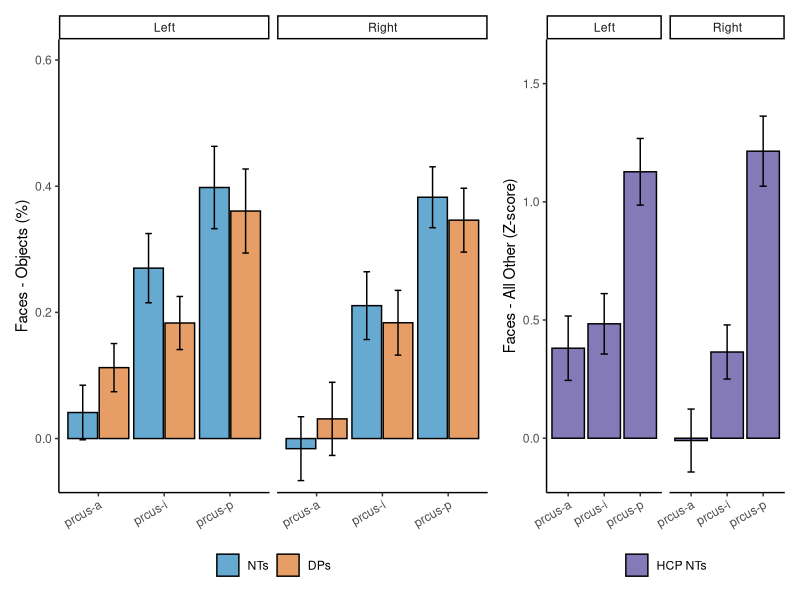
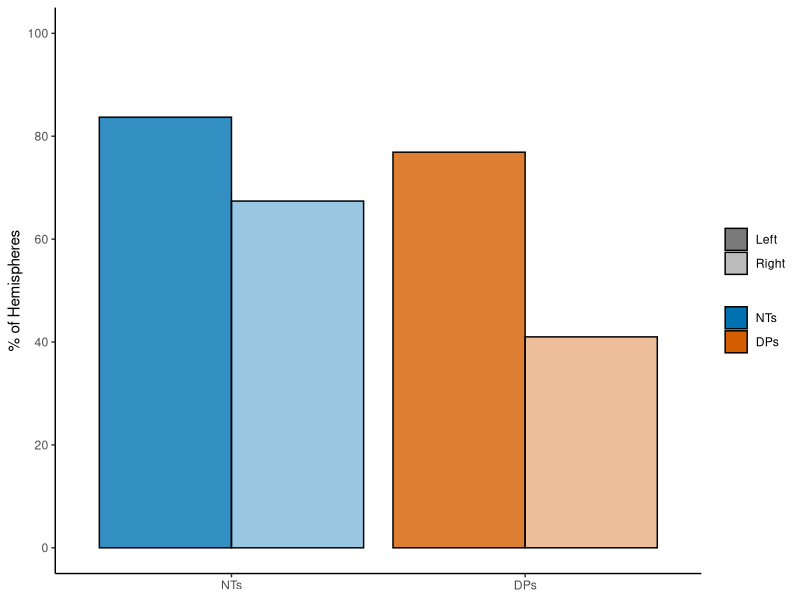
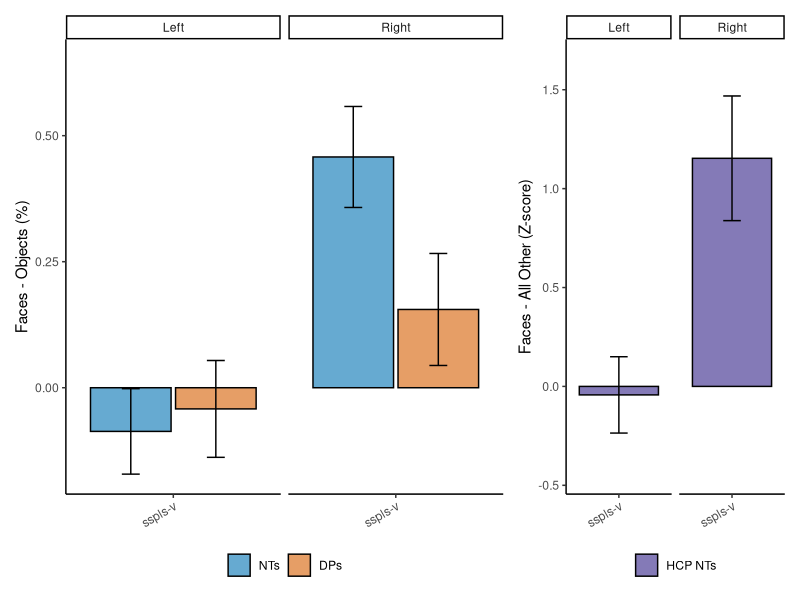

Generate these figures, in order, with R:
###############################################################################
# PMC_DP_analysis_vF.R
#
# Face selectivity and sulcal incidence of posteromedial cortex (PMC) sulci in
# neurotypical (NT) participants and participants with developmental
# prosopagnosia (DP), with a replication of the face-selectivity analyses in
# 71 Human Connectome Project (HCP) participants.
#
# Reproduces
#   Results, "The ventral sub-splenial sulcus (sspls-v) shows reduced incidence
#     and face selectivity in developmental prosopagnosia" (all statistics)
#   Results, "A sulcal-functional gradient of face selectivity along the
#     anterior-posterior axis of PMC" (all statistics)
#   Supplemental Material, "Face selectivity of all sulci in PMC"
#   Figure 2B (sspls-v incidence) and Figure 2C (sspls-v face selectivity)
#   Figure 3B (precuneal face selectivity, Dataset 1 and HCP)
#   Table 1 (incidence of the 12 PMC sulci)
#
# Statistical procedures (as stated in the Methods)
#   Omnibus: mixed-model ANOVA (rstatix::anova_test) on mean face selectivity
#     with sulcus, hemisphere and group (Dataset 1) or sulcus and hemisphere
#     (HCP), with hemisphere as the repeated measure.
#   Post hoc tests: linear mixed-effects model fit to every available
#     observation (lmerTest::lmer, random intercepts for participant and
#     hemisphere within participant), contrasts via emmeans.
#     - one-sample tests against zero, Bonferroni-adjusted in two families:
#         x2  : across the two hemispheres within group (used for the sspls-v)
#         x12 : across the 12 sulci within each hemisphere and group (used for
#               the tests of all PMC sulci in the Supplemental Material and for the
#               prcus-i / prcus-p statement in the Results)
#     - pairwise between-sulcus contrasts within hemisphere and group, Tukey
#     - NT vs DP and right vs left contrasts within each sulcus
#   Incidence: chi-squared tests with Yates' continuity correction.
#
# Inputs (data/)
#   face_selectivity.csv   mean face selectivity per participant, hemisphere
#                          and sulcus (Dataset 1: % signal change, faces -
#                          objects; HCP: z, faces - all other categories)
#   sulcus_presence.csv    presence (1) / absence (0) of each of the 12 PMC
#                          sulci in each hemisphere of the 82 participants of
#                          Datasets 1 and 2
#
# Outputs (outputs/selectivity_incidence/)
#   dataset1_omnibus_anova.txt, hcp_omnibus_anova.txt
#   dataset1_selectivity_vs_zero_bonferroni_x2_hemispheres.csv
#   dataset1_selectivity_vs_zero_bonferroni_x12_sulci.csv
#   hcp_selectivity_vs_zero_bonferroni_x2_hemispheres.csv
#   hcp_selectivity_vs_zero_bonferroni_x12_sulci.csv
#   dataset1_between_sulci_tukey.csv, hcp_between_sulci_tukey.csv
#   dataset1_NT_vs_DP.csv
#   dataset1_right_vs_left.csv, hcp_right_vs_left.csv
#   incidence_counts_table1.csv
#   incidence_chisq.csv       (sspls-v: reported in the Results; icgs-p,
#                              sspls-d, prculs-v: exploratory, not reported)
#   figures/fig2B_ssplsv_incidence.pdf, fig2C_ssplsv_selectivity.pdf,
#   figures/fig3B_precuneal_selectivity.pdf
#
# Run from the repository root:  Rscript PMC_DP_analysis_vF.R
#
# Note: the sulcus called "spls" in the manuscript is labelled "sbps" in the
# data files (its alternative name, the subparietal sulcus).
###############################################################################

suppressPackageStartupMessages({
  library(tidyverse)   # dplyr, tidyr, ggplot2, readr
  library(rstatix)     # anova_test
  library(lmerTest)    # lmer with Satterthwaite degrees of freedom
  library(emmeans)
  library(patchwork)
})
emm_options(msg.interaction = FALSE)

out_dir <- file.path("outputs", "selectivity_incidence")
fig_dir <- file.path(out_dir, "figures")
dir.create(fig_dir, showWarnings = FALSE, recursive = TRUE)

# The 12 PMC sulci, in the order used for model factors and tables.
pmc_sulci <- c("mcgs", "sbps", "icgs-p", "ifrms", "sspls-d", "sspls-v",
               "prcus-a", "prcus-i", "prcus-p", "prculs-v", "prculs-d", "pos")
variable_sulci <- c("sspls-v", "icgs-p", "sspls-d", "prculs-v")

face <- read.csv("data/face_selectivity.csv") %>%
  filter(sulcus %in% pmc_sulci) %>%
  mutate(label = factor(sulcus, levels = pmc_sulci))
presence <- read.csv("data/sulcus_presence.csv", stringsAsFactors = FALSE)

emm_df <- function(x, ...) as.data.frame(summary(x, ...))

# One-sample tests against zero in both Bonferroni families.
#   by_hemi_group: emmeans grouping for the x2 family (hemispheres within group)
vs_zero_x2 <- function(mod, by) {
  bind_rows(lapply(pmc_sulci, function(lab)
    emm_df(emmeans(mod, by, at = list(label = lab)),
           infer = c(FALSE, TRUE), null = 0, adjust = "bonferroni") %>%
      mutate(label = lab))) %>%
    mutate(adjustment = "Bonferroni x2 (hemispheres within group)")
}
vs_zero_x12 <- function(mod, spec) {
  emm_df(emmeans(mod, spec), infer = c(FALSE, TRUE), null = 0,
         adjust = "bonferroni") %>%
    mutate(adjustment = "Bonferroni x12 (sulci within hemisphere and group)")
}


#### 1. Face selectivity, Dataset 1 (NT n = 25, DP n = 22) ####################
# Participant factor levels are set explicitly (Dataset 1: file order; HCP: ascending subject ID): the
# mixed-model optimizer is sensitive to factor-level order in the last reported digits.
d1 <- face %>% filter(group %in% c("Controls", "DPs")) %>%
  mutate(sub = factor(sub, levels = unique(sub)))

d1_anova <- d1 %>%
  anova_test(mean_face_activation ~ group * hemi * label + Error(sub / hemi))
capture.output(print(d1_anova), file = file.path(out_dir, "dataset1_omnibus_anova.txt"))
print(d1_anova)

d1_mod <- lmer(mean_face_activation ~ label * group * hemi + (1 | sub / hemi), data = d1)

write.csv(vs_zero_x2(d1_mod, ~ hemi | group),
          file.path(out_dir, "dataset1_selectivity_vs_zero_bonferroni_x2_hemispheres.csv"),
          row.names = FALSE)
write.csv(vs_zero_x12(d1_mod, ~ label | hemi | group),
          file.path(out_dir, "dataset1_selectivity_vs_zero_bonferroni_x12_sulci.csv"),
          row.names = FALSE)
write.csv(emm_df(contrast(emmeans(d1_mod, ~ label | hemi | group),
                          method = "pairwise", adjust = "tukey")),
          file.path(out_dir, "dataset1_between_sulci_tukey.csv"), row.names = FALSE)
d1_group <- emm_df(contrast(emmeans(d1_mod, ~ group | hemi | label), method = "pairwise"))
write.csv(d1_group, file.path(out_dir, "dataset1_NT_vs_DP.csv"), row.names = FALSE)
write.csv(emm_df(contrast(emmeans(d1_mod, ~ hemi | group | label), method = "pairwise")),
          file.path(out_dir, "dataset1_right_vs_left.csv"), row.names = FALSE)
print(d1_group %>% filter(label == "sspls-v"))


#### 2. Face selectivity, HCP replication (n = 71) ###########################
hcp <- face %>% filter(group == "HCP_Controls") %>%
  mutate(sub = factor(sub, levels = sort(unique(as.numeric(sub)))))

hcp_anova <- hcp %>%
  anova_test(mean_face_activation ~ hemi * label + Error(sub / hemi))
capture.output(print(hcp_anova), file = file.path(out_dir, "hcp_omnibus_anova.txt"))
print(hcp_anova)

hcp_mod <- lmer(mean_face_activation ~ label * hemi + (1 | sub / hemi), data = hcp)

write.csv(vs_zero_x2(hcp_mod, ~ hemi) %>%
            mutate(adjustment = "Bonferroni x2 (hemispheres)"),
          file.path(out_dir, "hcp_selectivity_vs_zero_bonferroni_x2_hemispheres.csv"),
          row.names = FALSE)
write.csv(vs_zero_x12(hcp_mod, ~ label | hemi) %>%
            mutate(adjustment = "Bonferroni x12 (sulci within hemisphere)"),
          file.path(out_dir, "hcp_selectivity_vs_zero_bonferroni_x12_sulci.csv"),
          row.names = FALSE)
write.csv(emm_df(contrast(emmeans(hcp_mod, ~ label | hemi), method = "pairwise",
                          adjust = "tukey")),
          file.path(out_dir, "hcp_between_sulci_tukey.csv"), row.names = FALSE)
write.csv(emm_df(contrast(emmeans(hcp_mod, ~ hemi | label), method = "pairwise")),
          file.path(out_dir, "hcp_right_vs_left.csv"), row.names = FALSE)


#### 3. Sulcal incidence, Datasets 1 and 2 (NT n = 43, DP n = 39) ############
# Table 1: counts and percentages of hemispheres in which each sulcus is present.
incidence <- presence %>%
  group_by(sulcus, group, hemi) %>%
  summarise(n_present = sum(present), n_hemispheres = n(),
            percent = round(100 * mean(present), 1), .groups = "drop") %>%
  mutate(sulcus = factor(sulcus, levels = c(variable_sulci,
                                            setdiff(pmc_sulci, variable_sulci)))) %>%
  arrange(sulcus, group, hemi)
write.csv(incidence, file.path(out_dir, "incidence_counts_table1.csv"), row.names = FALSE)
cat("\nTotal sulci labelled:", sum(presence$present), "in",
    nrow(distinct(presence, sub, hemi)), "hemispheres of",
    n_distinct(presence$sub), "participants\n")

# Chi-squared tests (Yates' continuity correction, the chisq.test default for 2 x 2).
chisq_row <- function(dat, factor_name, sulcus, comparison) {
  ct <- chisq.test(dat[[factor_name]], dat$present)
  tibble(sulcus = sulcus, comparison = comparison,
         chisq = unname(ct$statistic), df = unname(ct$parameter), p = ct$p.value)
}
incidence_tests <- bind_rows(lapply(variable_sulci, function(s) {
  x <- presence %>% filter(sulcus == s)
  bind_rows(
    chisq_row(filter(x, hemi == "rh"), "group", s, "NT vs DP, right hemisphere"),
    chisq_row(filter(x, hemi == "lh"), "group", s, "NT vs DP, left hemisphere"),
    chisq_row(filter(x, group == "DPs"), "hemi", s, "right vs left, DPs"),
    chisq_row(filter(x, group == "Controls"), "hemi", s, "right vs left, NTs"))
})) %>%
  mutate(reported = ifelse(sulcus == "sspls-v", "Results", "exploratory (not reported)"))
write.csv(incidence_tests, file.path(out_dir, "incidence_chisq.csv"), row.names = FALSE)
print(as.data.frame(incidence_tests %>% filter(sulcus == "sspls-v")))


#### 4. Figures ###############################################################
hemi_labs <- c(lh = "Left", rh = "Right")
grp_fill <- scale_fill_manual(labels = c("NTs", "DPs"), values = c("#0072B2", "#D55E00"))
hcp_fill <- scale_fill_manual(labels = c("HCP NTs"), values = c("#332288"))

mean_activation_plot <- function(data) {
  ggplot(data, aes(x = label, y = mean_face_activation, fill = group)) +
    stat_summary(fun = mean, position = position_dodge(width = 0.95), geom = "bar",
                 color = "black", alpha = .6) +
    stat_summary(fun.data = mean_se, position = position_dodge(0.95),
                 geom = "errorbar", width = 0.2) +
    facet_wrap(vars(hemi), labeller = labeller(hemi = hemi_labs)) +
    theme_classic() +
    theme(axis.text.x = element_text(angle = 30, vjust = 1, hjust = 1),
          axis.title.x = element_blank(), legend.position = "bottom",
          legend.title = element_blank())
}

# Figure 3B: face selectivity of the precuneal sulci (left: Dataset 1, right: HCP)
precuneal <- c("prcus-a", "prcus-i", "prcus-p")
p3_d1 <- mean_activation_plot(d1 %>% filter(label %in% precuneal) %>% droplevels()) +
  ylab("Faces - Objects (%)") + grp_fill + coord_cartesian(ylim = c(-.053, .6))
p3_hcp <- mean_activation_plot(hcp %>% filter(label %in% precuneal) %>% droplevels()) +
  ylab("Faces - All Other (Z-score)") + hcp_fill + coord_cartesian(ylim = c(NA, 1.6))
ggsave(file.path(fig_dir, "fig3B_precuneal_selectivity.pdf"),
       p3_d1 + p3_hcp + plot_layout(widths = c(3.6, 2)), width = 8, height = 3.5)

# Figure 2B: sspls-v incidence; Figure 2C: sspls-v face selectivity
ssplsv_inc <- incidence %>% filter(sulcus == "sspls-v")
p2b <- ggplot(ssplsv_inc, aes(x = group, y = percent, fill = group)) +
  geom_col(aes(alpha = hemi), color = "black", position = "dodge") +
  grp_fill +
  scale_alpha_manual(values = c(.8, 0.4), labels = c("Left", "Right")) +
  scale_x_discrete(labels = c(Controls = "NTs", DPs = "DPs")) +
  scale_y_continuous(name = "% of Hemispheres", breaks = seq(0, 100, 20), limits = c(0, 100)) +
  theme_classic() +
  theme(legend.position = "right", legend.title = element_blank(),
        axis.title.x = element_blank())
p2c_d1 <- mean_activation_plot(d1 %>% filter(label == "sspls-v") %>% droplevels()) +
  ylab("Faces - Objects (%)") + grp_fill + coord_cartesian(ylim = c(-0.17, 0.65))
p2c_hcp <- mean_activation_plot(hcp %>% filter(label == "sspls-v") %>% droplevels()) +
  ylab("Faces - All Other (Z-score)") + hcp_fill + coord_cartesian(ylim = c(-0.44, 1.65))
ggsave(file.path(fig_dir, "fig2B_ssplsv_incidence.pdf"), p2b, width = 3.5, height = 3.5)
ggsave(file.path(fig_dir, "fig2C_ssplsv_selectivity.pdf"),
       p2c_d1 + p2c_hcp + plot_layout(widths = c(2, 1)), width = 6, height = 3.5)

cat("\nOutputs written to", out_dir, "\n")
